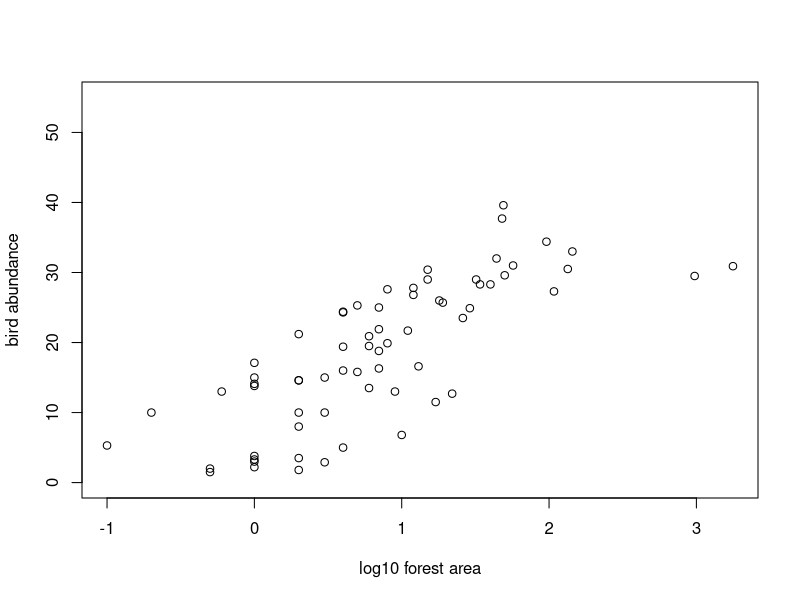
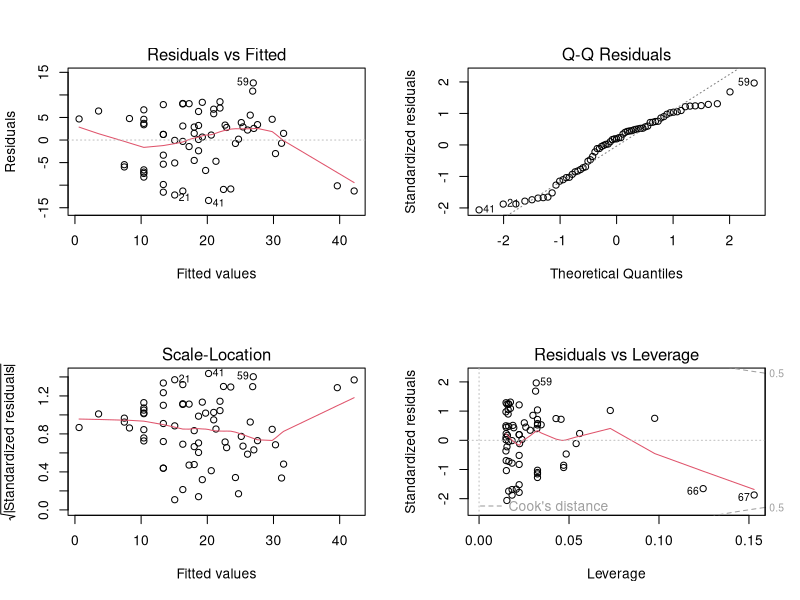
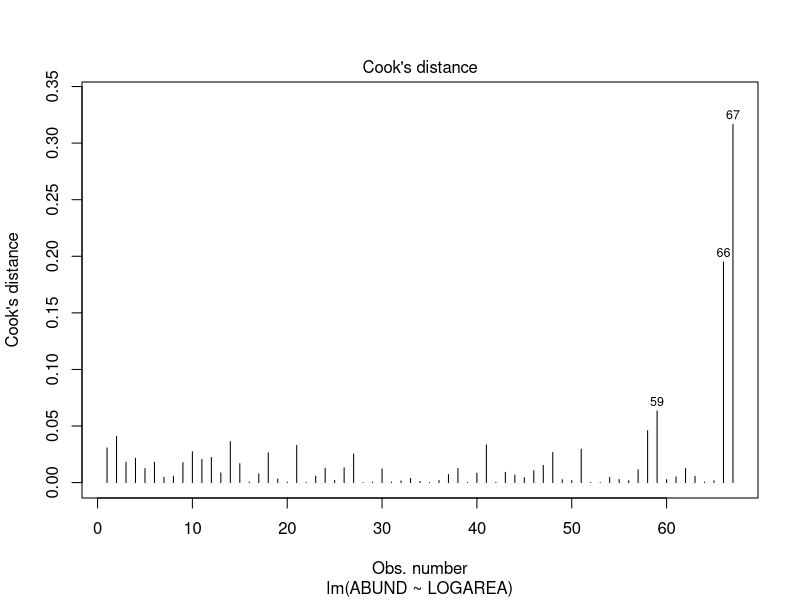
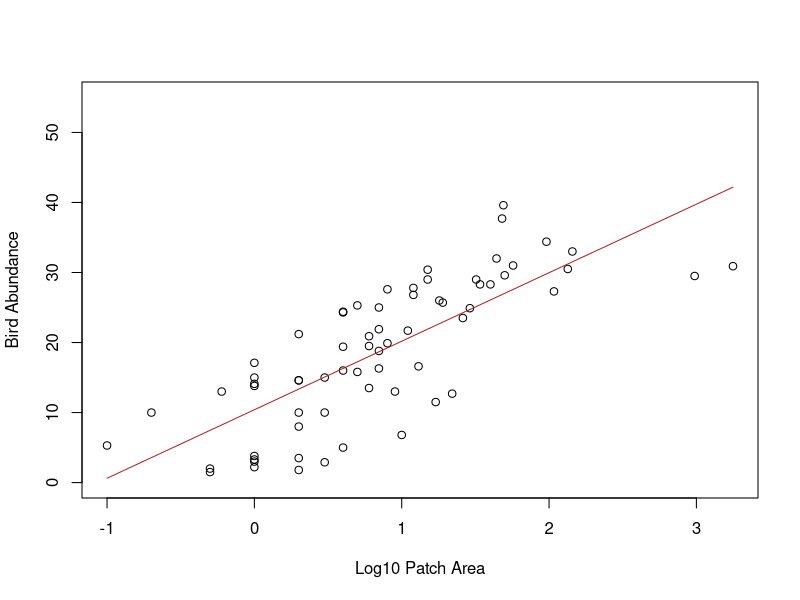
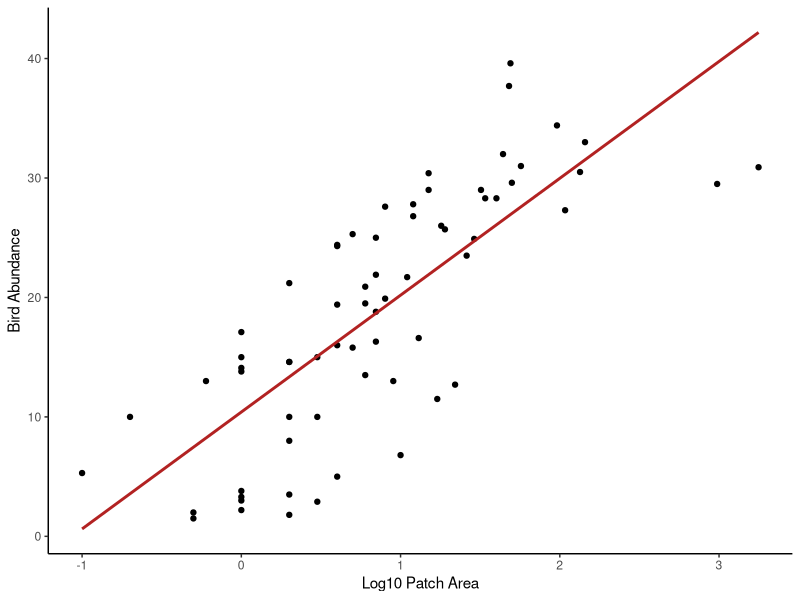
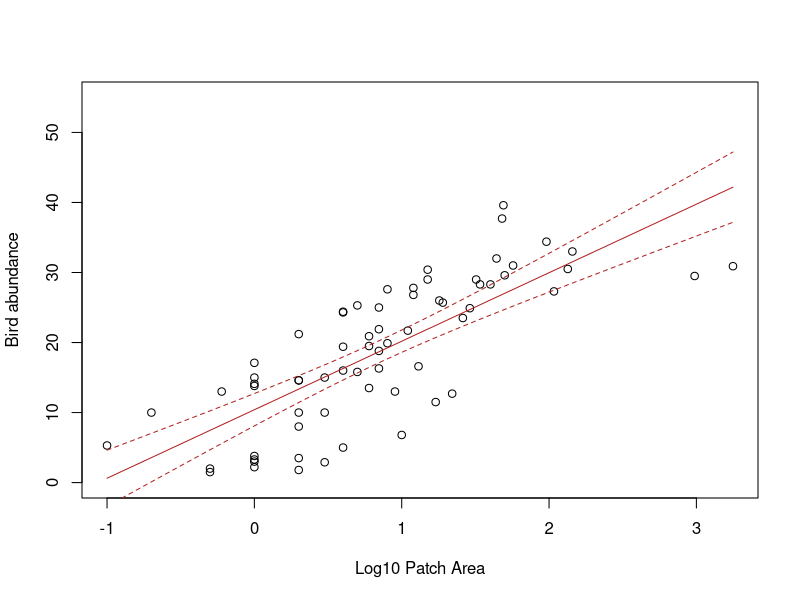
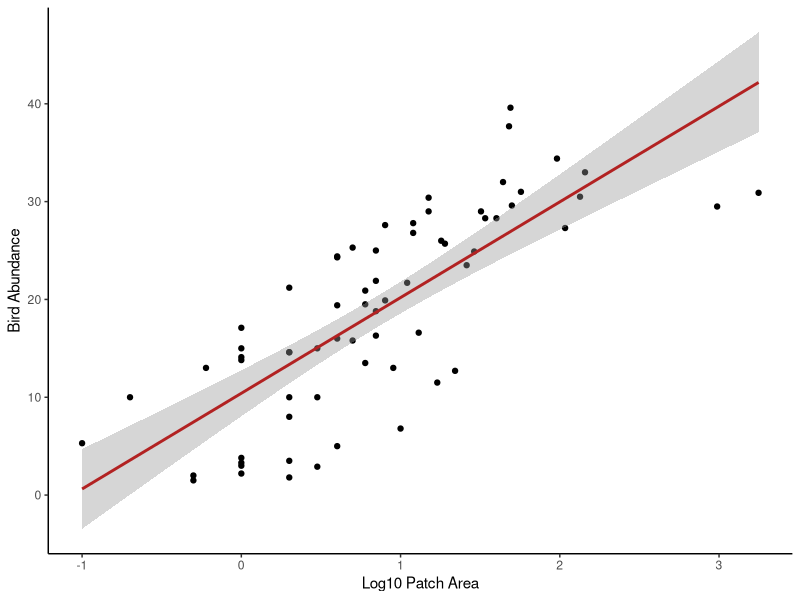
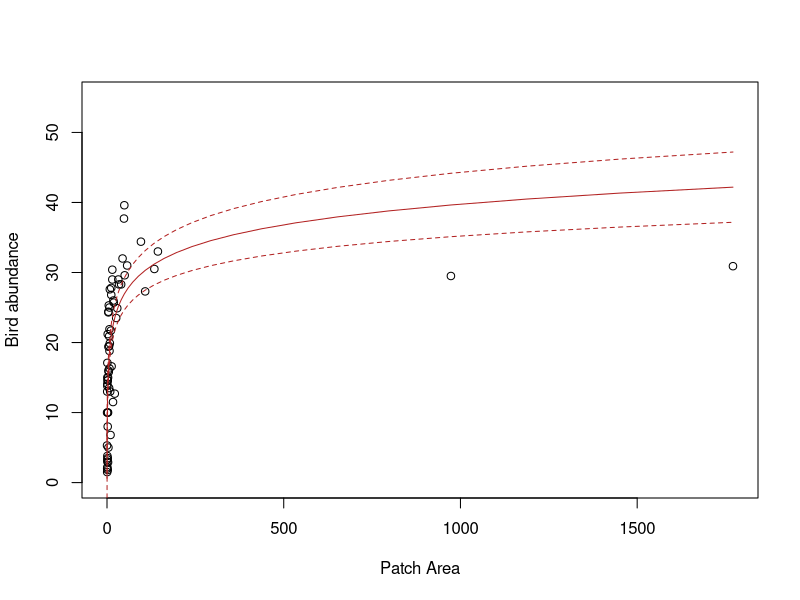

Reproduce these figures in R, in order.
## ---- chunk 1
knitr::opts_chunk$set(echo=TRUE, message = FALSE, warning = FALSE, eval = FALSE, cache = FALSE)
SOLUTIONS <- FALSE
## ---- chunk 2
loyn <- read.table("data/loyn.txt", header = TRUE, 
                   stringsAsFactors = TRUE)
str(loyn)

# 67 observations and 8 variables (from str())
## ---- chunk 3
# let's first log10 transform the AREA variable due to the couple 
# of unusually large forest area values (check you data exploration)
# to remind yourself

loyn$LOGAREA <- log10(loyn$AREA)

# make a scatterplot of bird abundance and log10 Area

plot(loyn$LOGAREA, loyn$ABUND, xlab = "log10 forest area", 
     ylab = "bird abundance", ylim = c(0, 55))

# now fit the linear model

loyn_lm <- lm(ABUND ~ LOGAREA, data = loyn)
## ---- chunk 4
# ANOVA table
anova(loyn_lm)

# The null hypothesis is that the slope of the relationship
# between LOGAREA and ABUND = 0
# i.e. there is no relationship

# The p value is very small (3.81e-14) therefore we 
# reject this null hypothesis (i.e. the slope is different
# from 0)
## ---- chunk 5
summary(loyn_lm)

# the estimate of the intercept = 10.4
# the estimate of the slope = 9.78

# word equation
# ABUND = 10.40 + 9.78 * LOGAREA
## ---- chunk 6

# the null hypothesis for the intercept is that the intercept = 0
# the p value is very small (certainly less than the (not so magic) 0.05)
# therefore we reject this null hypothesis and conclude that the intercept
# is different from zero.

# the null hypothesis for the slope is that the slope = 0
# the p value is very small (3.81e-14)
# therefore we reject this null hypothesis and conclude that the slope
# is different from zero (i.e. there is a significant relationship between
# LOGAREA and ABUND).
## ---- chunk 7
summary(loyn_lm)

# The multiple R-squared value is 0.588 and therefore 58.8% of
# the variation in ABUND is explained by LOGAREA
## ---- chunk 8
# first split the plotting device into 2 rows and 2 columns
par(mfrow = c(2,2))

# now create the residuals plots
plot(loyn_lm)

# The normal Q-Q plot is used to assess normality of the residuals (top right).
# If perfectly normal then all residuals would lie exactly on the 1:1 line.
# In reality this is never going to happen so we are looking for obvious large 
# departures. In this plot they don't look too bad, although the lower quantiles
# do seem to deviate. All in all I would be cautiously optimistic.

# To check homogeneity of variance assumption we look at both the Residuals vs Fitted (top left)
# and the Scale-Location plots (bottom left). 
# There doesn't appear to be any obvious patterns of the residuals in these plots, 
# although you can see the two residuals associated with the two large forest patch areas 
# are below the zero line (negative residuals) on the right hand side of these plots
# despite the log transformation. Perhaps something to bear in mind as we progress. 
# But in short, the homogeneity of variance assumption looks ok.

# From the Residuals vs Leverage plot (bottom right) you can see that there are no residuals 
# with a Cooks distance greater than 1. In fact they are all well below 0.5. If you want to 
# produce a plot of just Cooks distance (perhaps this is clearer)
par(mfrow = c(1,1))
plot(loyn_lm, which = 4)

# Going back to the Residuals vs Leverage plot (bottom right) you can see 
# three residuals that are somewhat unusual in terms of their leverage as 
# they stick out a bit to the right compared to the rest of the residuals. 
# Two of these residuals are our two large forest patch areas again. However,
# leverage still seems to be on the low side, so at least on the scale of the
# log transformation things look ok.
## ---- chunk 9
# to predict bird abundance if AREA == 100

# if you log base 10 transformed the AREA variable
bird_abundance100 = 10.4 + (9.78 * log10(100))
bird_abundance100

# if you used the natural log (i.e. log()) then you would use log()
# not log10()
## ---- chunk 10
# need to create a dataframe object with a column of LOGAREA values to predict from.
# note you need to call the column the same as used in the model
my_data <- data.frame(LOGAREA = seq(from = min(loyn$LOGAREA),
                                  to = max(loyn$LOGAREA),
                                  length = 50))

# use predict function to calculate predicted values of abundance based on the 
# new LOGAREA values in the data frame my.data (use the newdata argument)
pred_vals <- predict(loyn_lm, newdata = my_data)
## ---- chunk 11
# plot the lines on the plot. The x values are the new LOGAREA values from the my.data
# dataframe, the predicted values are from pred.vals 
plot(loyn$LOGAREA, loyn$ABUND, xlab = "Log10 Patch Area", 
     ylab = "Bird Abundance", ylim = c(0, 55))

lines(my_data$LOGAREA, pred_vals, lty = 1,col = "firebrick")

# for those of you who are into plotting using the ggplot2 package,
# this is one of those occasions where things are a little simpler!
# Don't forget, you will need to install the ggplot2 package if
# you've never used it before

# install.packages('ggplot2')

library(ggplot2)
ggplot(mapping = aes(x = LOGAREA, y = ABUND), data = loyn) +
    geom_point() +
    xlab("Log10 Patch Area") +
    ylab("Bird Abundance") +
    geom_smooth(method = "lm", se = FALSE, colour = "firebrick") +
    theme_classic()
## ---- chunk 12
pred_vals_se <- predict(loyn_lm, newdata = my_data, se.fit = TRUE) # note the use of the se.fit argument

# check out the structure of pred_vals_se
# you can see we now have 4 vectors in this object
# $fit = fitted values
# $se.fit = standard error of fitted values
# $df = degrees of freedom
# $residual.scale = residual standard error

# so we will need to access our fitted values and standard errors using 
# pred.val.se$fit and pred.vals.se$se.fit respectively
str(pred_vals_se)

# now create the plot
plot(x = loyn$LOGAREA, y = loyn$ABUND,
     xlab = "Log10 Patch Area",
     ylab = "Bird abundance", ylim = c(0, 55))
    

# add the fitted values as before but now we need to use 
# pred.vals.se$fit
lines(my_data$LOGAREA, pred_vals_se$fit, lty = 1,col = "firebrick")

# add the upper 95% confidence interval
lines(my_data$LOGAREA, pred_vals_se$fit + (1.96 * pred_vals_se$se.fit), lty = 2, col = "firebrick")

# add the lower 95% confidence interval
lines(my_data$LOGAREA, pred_vals_se$fit - (1.96 * pred_vals_se$se.fit), lty = 2, col = "firebrick")

# And the ggplot way of doing things

ggplot(mapping = aes(x = LOGAREA, y = ABUND), data = loyn) +
    geom_point() +
    xlab("Log10 Patch Area") +
    ylab("Bird Abundance") +
    geom_smooth(method = "lm", se = TRUE, colour = "firebrick") +
    theme_classic()
## ---- chunk 13
# back transformed LOGAREA and 95% confidence intervals

# re-plot but this time use the original untransformed AREA variable
plot(x = loyn$AREA, y = loyn$ABUND, ylim = c(0,55),
     xlab = "Patch Area",
     ylab = "Bird abundance")

# now add the fitted lines and upper and lower 95% confidence intervals
# remember we only log10 transformed the LOGAREA variable so this is the only
# variable that we need to back-transform

lines(10^(my_data$LOGAREA), pred_vals_se$fit, lty = 1,col = "firebrick")
lines(10^(my_data$LOGAREA), pred_vals_se$fit + (1.96 * pred_vals_se$se.fit), lty = 2, col = "firebrick")
lines(10^(my_data$LOGAREA), pred_vals_se$fit - (1.96 * pred_vals_se$se.fit), lty = 2, col = "firebrick")

# the model doesn't look too great now! Technically, if we transform variables in our model
# then we should only really interpret the model on the scale of the transformation.

# If we interpret on the back transformed scale, you can see the model doesn't really fit the 
# data very well, especially for the two large forest patch AREAs and also those patches with
# high bird abundance.
